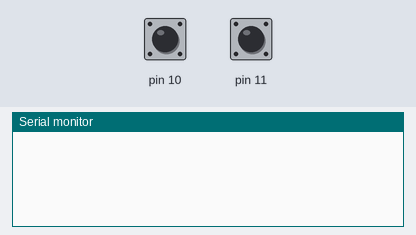
The sketch below on a simulated Arduino Uno, built with avr-gcc and run on an emulated ATmega328P. Parts: the last lines printed to the serial monitor. The test bench sets the inputs (shaded band); at power-on: pin 10 HIGH, pin 11 HIGH.

Above: at 1.2 s.
1.3 s: pin 10 pulled LOW for 0.25 s
At 2.6 s:
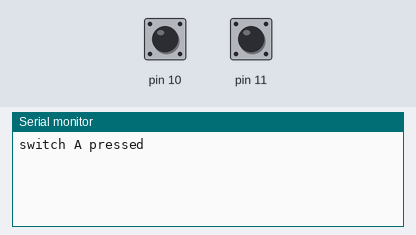
3.0 s: pin 11 pulled LOW for 0.25 s
At 4.1 s:
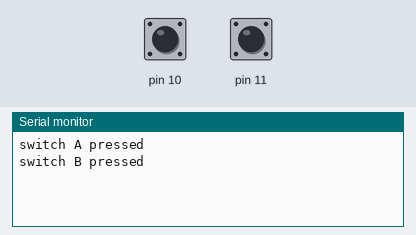

Measured:
- after the input at 1.3 s, the serial monitor: prints a new line after 0.10 s (image 1)
- after the input at 3.0 s, the serial monitor: prints a new line after 0.10 s (image 2)

The sketch:

switch_pullup.ino
```cpp
void setup()
{
pinMode(10,INPUT_PULLUP);    //A
pinMode(11,INPUT_PULLUP);    //B
Serial.begin(9600);
}

void loop()
{
  if(digitalRead(10)==LOW)
  {
  Serial.println("switch A pressed");
  }
  delay(100);

     if(digitalRead(11)==LOW)
     {
     Serial.println("switch B pressed");
     }
     delay(100);

}
```
